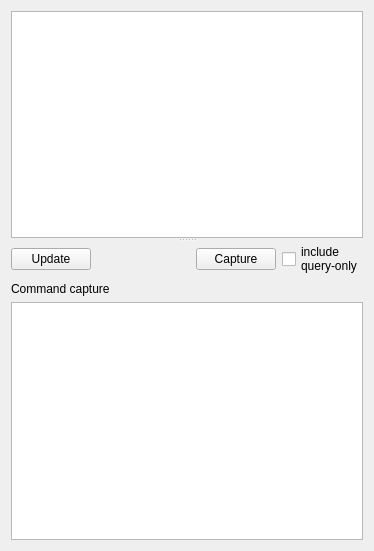
<?xml version="1.0" encoding="UTF-8"?>
<ui version="4.0">
 <class>DeviceInfoWidget</class>
 <widget class="QWidget" name="DeviceInfoWidget">
  <property name="geometry">
   <rect>
    <x>0</x>
    <y>0</y>
    <width>374</width>
    <height>551</height>
   </rect>
  </property>
  <property name="windowTitle">
   <string>Form</string>
  </property>
  <layout class="QVBoxLayout" name="verticalLayout_2">
   <item>
    <widget class="QSplitter" name="splitter">
     <property name="orientation">
      <enum>Qt::Vertical</enum>
     </property>
     <widget class="QTextBrowser" name="text_browser"/>
     <widget class="QWidget" name="">
      <layout class="QVBoxLayout" name="verticalLayout">
       <item>
        <layout class="QHBoxLayout" name="horizontalLayout">
         <item>
          <widget class="QPushButton" name="update_button">
           <property name="text">
            <string>Update</string>
           </property>
          </widget>
         </item>
         <item>
          <spacer name="horizontalSpacer">
           <property name="orientation">
            <enum>Qt::Horizontal</enum>
           </property>
           <property name="sizeHint" stdset="0">
            <size>
             <width>40</width>
             <height>20</height>
            </size>
           </property>
          </spacer>
         </item>
         <item>
          <widget class="QPushButton" name="capture_button">
           <property name="text">
            <string>Capture</string>
           </property>
          </widget>
         </item>
         <item>
          <widget class="QCheckBox" name="include_checkbox">
           <property name="text">
            <string>include 
query-only</string>
           </property>
          </widget>
         </item>
        </layout>
       </item>
       <item>
        <widget class="QLabel" name="label">
         <property name="text">
          <string>Command capture</string>
         </property>
         <property name="buddy">
          <cstring>tree_view</cstring>
         </property>
        </widget>
       </item>
       <item>
        <widget class="QTreeView" name="tree_view"/>
       </item>
      </layout>
     </widget>
    </widget>
   </item>
  </layout>
 </widget>
 <resources/>
 <connections/>
</ui>
